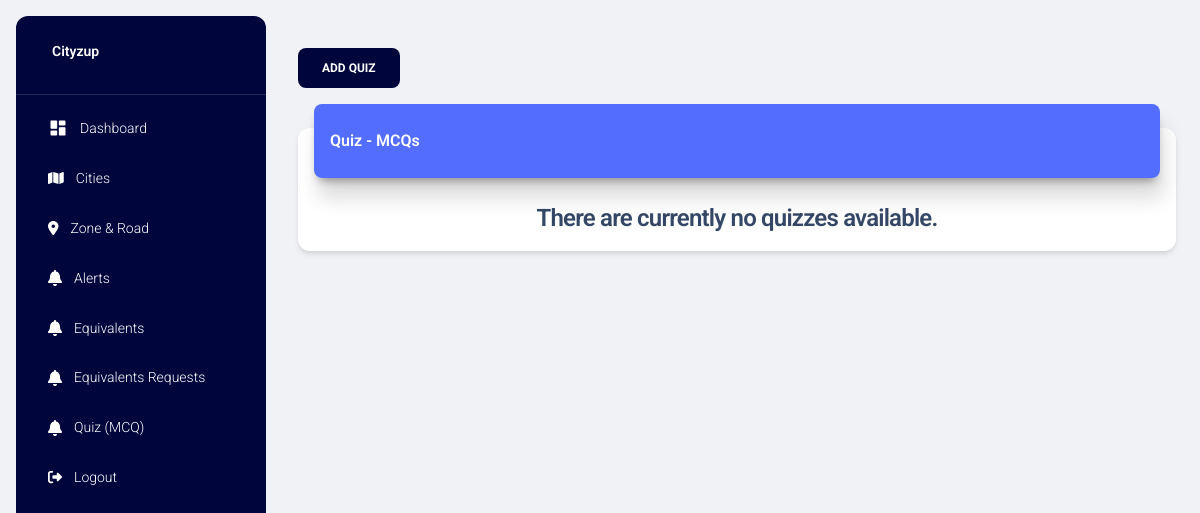
Page /quiz_mcqs (signed in) on the earlier database version.
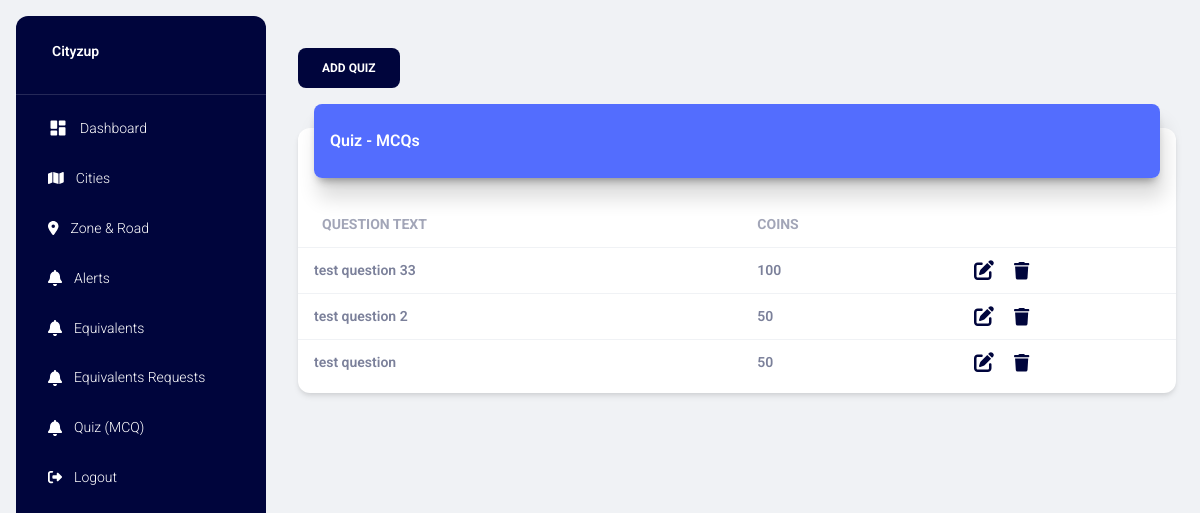
Same page on the later database version.
### project/models.py (models this page shows)
class QuizMCQ(db.Model):
    qm_id = db.Column(db.Integer, primary_key=True)
    qm_question = db.Column(db.String(255), nullable=False)  # Question text
    qm_option_1 = db.Column(db.String(255), nullable=False)  # Option 1
    qm_option_2 = db.Column(db.String(255), nullable=False)  # Option 2
    qm_option_3 = db.Column(db.String(255), nullable=False)  # Option 3
    qm_option_4 = db.Column(db.String(255), nullable=False)  # Option 4
    qm_correct_option = db.Column(db.Integer, nullable=False)  # Index of correct option (1, 2, 3, or 4)
    qm_coins = db.Column(db.Integer, nullable=False)  # Coins for the quiz
    qm_created_at = db.Column(db.DateTime, default=db.func.now())  # Timestamp for when the quiz is created

### project/main.py (the view)
@main.route("/quiz_mcqs")
@login_required  # Ensure the user is logged in
def quiz_mcqs():
    quizzes = QuizMCQ.query.order_by(QuizMCQ.qm_id.desc()).all()
    title = 'Quiz MCQs'
    page_title = 'Quiz MCQs'
    return render_template('quiz_mcq.html', quizzes=quizzes, page_title=page_title, title=title)

### project/models.py (called while the page is built)
@login_manager.user_loader
def load_user(user_id):
    return User.query.get(int(user_id))

### project/templates/quiz_mcq.html (shortened to what this page needs)
{% extends "layout.html" %} {% block title %} {% endblock %} {% block content %}
<div class="container-fluid py-4">
    <div class="row">
        <div class="col-sm-12">
            <button class="btn btn-primary" data-bs-toggle="modal" data-bs-target="#modalAddQuizMCQ">Add Quiz</button>
        </div>
    </div>
    <div class="row">
        <div class="col-12">
            <div class="card my-4">
                <div class="card-header p-0 position-relative mt-n4 mx-3 z-index-2">
                    <div class="bg-gradient-primary shadow-primary border-radius-lg pt-4 pb-3">
                        <h6 class="text-white text-capitalize ps-3">Quiz - MCQs</h6>
                    </div>
                </div>
                <div class="card-body px-0 pb-2">
                    <div class="table-responsive p-0">
                        {% if quizzes|length > 0 %}
                        <table class="table align-items-center mb-0">
                            <thead>
                                <tr>
                                    <th class="text-uppercase text-secondary text-sm font-weight-bolder opacity-7">
                                        Question Text</th>
                                    <th class="text-uppercase text-secondary text-sm font-weight-bolder opacity-7 ps-2">
                                        Coins</th>
                                    <th class="text-secondary opacity-7"></th>
                                </tr>
                            </thead>
                            <tbody>
                                {% for quiz in quizzes %}
                                <tr>
                                    <td>
                                        <div class="d-flex px-2 py-1">
                                            <div class="d-flex flex-column justify-content-center">
                                                <p class="text-sm font-weight-bold mb-0">{{ quiz.qm_question }}</p>
                                            </div>
                                        </div>
                                    </td>
                                    <td>
                                        <p class="text-sm font-weight-bold mb-0">{{ quiz.qm_coins }}</p>
                                    </td>
                                    <td class="align-middle">
                                        <a href="#" data-qid="{{ quiz.qm_id }}" data-question="{{ quiz.qm_question }}"
                                            data-option1="{{ quiz.qm_option_1 }}" data-option2="{{ quiz.qm_option_2 }}"
                                            data-option3="{{ quiz.qm_option_3 }}" data-option4="{{ quiz.qm_option_4 }}"
                                            data-correct="{{ quiz.qm_correct_option }}" data-coins="{{ quiz.qm_coins }}"
                                            data-bs-toggle="modal" data-bs-target="#modalEditQuizMCQ"
                                            class="openEditModalQuiz">
                                            <i class="fa-solid fa-pen-to-square fa-lg icon-dark"></i>
                                        </a>
                                        <a href="#" data-qid="{{ quiz.qm_id }}"
                                            class="text-secondary font-weight-bold text-sm deleteQuizMCQBtn"
                                            data-toggle="tooltip" data-original-title="Delete">
                                            <i class="fa-solid fa-trash fa-lg icon-dark"></i>
                                        </a>
                                    </td>
                                </tr>
                                {% endfor %}
                            </tbody>
                        </table>
                        {% else %}
                        <h4 class="text-center">There are currently no quizzes available.</h4>
                        {% endif %}
                    </div>
                </div>
            </div>
        </div>
    </div>
</div>
{% endblock %}

Differences in the rows shown:
added QuizMCQ: qm_question "test question 33", qm_coins "100"
added QuizMCQ: qm_question "test question 2", qm_coins "50"
added QuizMCQ: qm_question "test question", qm_coins "50"
Other differences:
text no longer shown: "There are currently no quizzes available."
text now shown: "QUESTION TEXT COINS"
